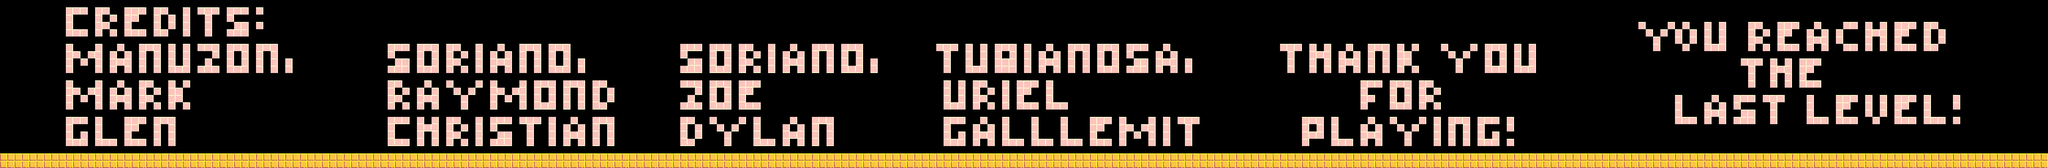

Tiled map render using the project's own tile images. Description and the map definition, with tile-layer contents summarised, below:
An orthogonal 280x23 tile map with 16x16 px tiles, 1 tile layer (ground) and 123 objects (120x coin).

<map version="1.4" tiledversion="2021.01.13" orientation="orthogonal" renderorder="right-down" width="280" height="23" tilewidth="16" tileheight="16" infinite="0" nextlayerid="4" nextobjectid="125">
 <tileset firstgid="1" name="tiles" tilewidth="16" tileheight="16" tilecount="56" columns="14">
  <image source="../../assets/tiles.png" width="224" height="64" />
 </tileset>
 <layer id="1" name="ground" width="280" height="23">
  <data>[6440 cells, 1549 non-empty, 5 distinct tile ids]</data>
 </layer>
 <objectgroup color="#ff0000" id="2" name="solid">
  <properties>
   <property name="collidable" type="bool" value="true" />
  </properties>
  <object id="1" x="-228.142" y="333.401" width="4995.37" height="35.5763" />
  <object id="2" x="-43.6132" y="-4.19358" width="17.613" height="373.228" />
  <object id="3" x="4447.31" y="-4.45876" width="17.613" height="373.228" />
 </objectgroup>
 <objectgroup color="#aa00ff" id="3" name="entity">
  <object id="4" name="Coin" type="coin" x="463.426" y="303.486" rotation="294.231">
   <ellipse />
  </object>
  <object id="6" name="Coin" type="coin" x="496.133" y="303.604" rotation="294.231">
   <ellipse />
  </object>
  <object id="7" name="Coin" type="coin" x="528.221" y="303.604" rotation="294.231">
   <ellipse />
  </object>
  <object id="8" name="Coin" type="coin" x="559.898" y="303.604" rotation="294.231">
   <ellipse />
  </object>
  <object id="9" name="Coin" type="coin" x="592.398" y="304.015" rotation="294.231">
   <ellipse />
  </object>
  <object id="10" name="Coin" type="coin" x="624.074" y="304.427" rotation="294.231">
   <ellipse />
  </object>
  <object id="11" name="Coin" type="coin" x="656.163" y="302.781" rotation="294.231">
   <ellipse />
  </object>
  <object id="12" name="Coin" type="coin" x="688.251" y="304.015" rotation="294.231">
   <ellipse />
  </object>
  <object id="13" name="Coin" type="coin" x="719.928" y="303.604" rotation="294.231">
   <ellipse />
  </object>
  <object id="14" name="Coin" type="coin" x="751.604" y="304.015" rotation="294.231">
   <ellipse />
  </object>
  <object id="15" name="Coin" type="coin" x="784.104" y="304.427" rotation="294.231">
   <ellipse />
  </object>
  <object id="16" name="Coin" type="coin" x="816.192" y="304.427" rotation="294.231">
   <ellipse />
  </object>
  <object id="17" name="Coin" type="coin" x="464.045" y="271.927" rotation="294.231">
   <ellipse />
  </object>
  <object id="18" name="Coin" type="coin" x="496.133" y="272.338" rotation="294.231">
   <ellipse />
  </object>
  <object id="19" name="Coin" type="coin" x="528.221" y="271.927" rotation="294.231">
   <ellipse />
  </object>
  <object id="20" name="Coin" type="coin" x="560.309" y="272.75" rotation="294.231">
   <ellipse />
  </object>
  <object id="21" name="Coin" type="coin" x="592.398" y="271.927" rotation="294.231">
   <ellipse />
  </object>
  <object id="22" name="Coin" type="coin" x="624.486" y="271.927" rotation="294.231">
   <ellipse />
  </object>
  <object id="23" name="Coin" type="coin" x="656.163" y="272.75" rotation="294.231">
   <ellipse />
  </object>
  <object id="24" name="Coin" type="coin" x="688.251" y="272.338" rotation="294.231">
   <ellipse />
  </object>
  <object id="25" name="Coin" type="coin" x="720.339" y="271.516" rotation="294.231">
   <ellipse />
  </object>
  <object id="26" name="Coin" type="coin" x="751.604" y="272.338" rotation="294.231">
   <ellipse />
  </object>
  <object id="27" name="Coin" type="coin" x="784.515" y="272.338" rotation="294.231">
   <ellipse />
  </object>
  <object id="28" name="Coin" type="coin" x="816.192" y="272.338" rotation="294.231">
   <ellipse />
  </object>
  <object id="29" name="Coin" type="coin" x="464.045" y="240.25" rotation="294.231">
   <ellipse />
  </object>
  <object id="30" name="Coin" type="coin" x="496.133" y="240.662" rotation="294.231">
   <ellipse />
  </object>
  <object id="31" name="Coin" type="coin" x="528.633" y="240.25" rotation="294.231">
   <ellipse />
  </object>
  <object id="32" name="Coin" type="coin" x="559.898" y="240.25" rotation="294.231">
   <ellipse />
  </object>
  <object id="33" name="Coin" type="coin" x="591.986" y="240.662" rotation="294.231">
   <ellipse />
  </object>
  <object id="34" name="Coin" type="coin" x="624.074" y="239.839" rotation="294.231">
   <ellipse />
  </object>
  <object id="35" name="Coin" type="coin" x="656.163" y="240.25" rotation="294.231">
   <ellipse />
  </object>
  <object id="36" name="Coin" type="coin" x="687.839" y="239.839" rotation="294.231">
   <ellipse />
  </object>
  <object id="37" name="Coin" type="coin" x="719.928" y="240.25" rotation="294.231">
   <ellipse />
  </object>
  <object id="38" name="Coin" type="coin" x="752.016" y="240.662" rotation="294.231">
   <ellipse />
  </object>
  <object id="39" name="Coin" type="coin" x="784.104" y="240.25" rotation="294.231">
   <ellipse />
  </object>
  <object id="40" name="Coin" type="coin" x="816.192" y="240.25" rotation="294.231">
   <ellipse />
  </object>
  <object id="41" name="Coin" type="coin" x="463.633" y="208.162" rotation="294.231">
   <ellipse />
  </object>
  <object id="42" name="Coin" type="coin" x="496.544" y="208.985" rotation="294.231">
   <ellipse />
  </object>
  <object id="43" name="Coin" type="coin" x="528.633" y="207.751" rotation="294.231">
   <ellipse />
  </object>
  <object id="44" name="Coin" type="coin" x="560.721" y="208.162" rotation="294.231">
   <ellipse />
  </object>
  <object id="45" name="Coin" type="coin" x="592.398" y="208.573" rotation="294.231">
   <ellipse />
  </object>
  <object id="46" name="Coin" type="coin" x="624.074" y="207.339" rotation="294.231">
   <ellipse />
  </object>
  <object id="47" name="Coin" type="coin" x="656.163" y="208.162" rotation="294.231">
   <ellipse />
  </object>
  <object id="48" name="Coin" type="coin" x="688.251" y="207.751" rotation="294.231">
   <ellipse />
  </object>
  <object id="49" name="Coin" type="coin" x="720.339" y="208.573" rotation="294.231">
   <ellipse />
  </object>
  <object id="50" name="Coin" type="coin" x="752.016" y="208.162" rotation="294.231">
   <ellipse />
  </object>
  <object id="51" name="Coin" type="coin" x="784.515" y="207.751" rotation="294.231">
   <ellipse />
  </object>
  <object id="52" name="Coin" type="coin" x="816.192" y="208.985" rotation="294.231">
   <ellipse />
  </object>
  <object id="53" name="Coin" type="coin" x="1855.77" y="304.427" rotation="294.231">
   <ellipse />
  </object>
  <object id="54" name="Coin" type="coin" x="1856.18" y="272.338" rotation="294.231">
   <ellipse />
  </object>
  <object id="55" name="Coin" type="coin" x="1856.59" y="240.25" rotation="294.231">
   <ellipse />
  </object>
  <object id="56" name="Coin" type="coin" x="1855.77" y="208.573" rotation="294.231">
   <ellipse />
  </object>
  <object id="57" name="Coin" type="coin" x="1888.27" y="208.985" rotation="294.231">
   <ellipse />
  </object>
  <object id="58" name="Coin" type="coin" x="1888.27" y="241.073" rotation="294.231">
   <ellipse />
  </object>
  <object id="59" name="Coin" type="coin" x="1888.27" y="271.516" rotation="294.231">
   <ellipse />
  </object>
  <object id="60" name="Coin" type="coin" x="1887.86" y="303.192" rotation="294.231">
   <ellipse />
  </object>
  <object id="61" name="Coin" type="coin" x="1920.77" y="304.427" rotation="294.231">
   <ellipse />
  </object>
  <object id="62" name="Coin" type="coin" x="1920.77" y="272.338" rotation="294.231">
   <ellipse />
  </object>
  <object id="63" name="Coin" type="coin" x="1920.36" y="239.427" rotation="294.231">
   <ellipse />
  </object>
  <object id="64" name="Coin" type="coin" x="1920.77" y="207.339" rotation="294.231">
   <ellipse />
  </object>
  <object id="65" name="Coin" type="coin" x="1951.62" y="207.751" rotation="294.231">
   <ellipse />
  </object>
  </objectgroup>
</map>
<!-- 59 of 123 objects omitted -->
